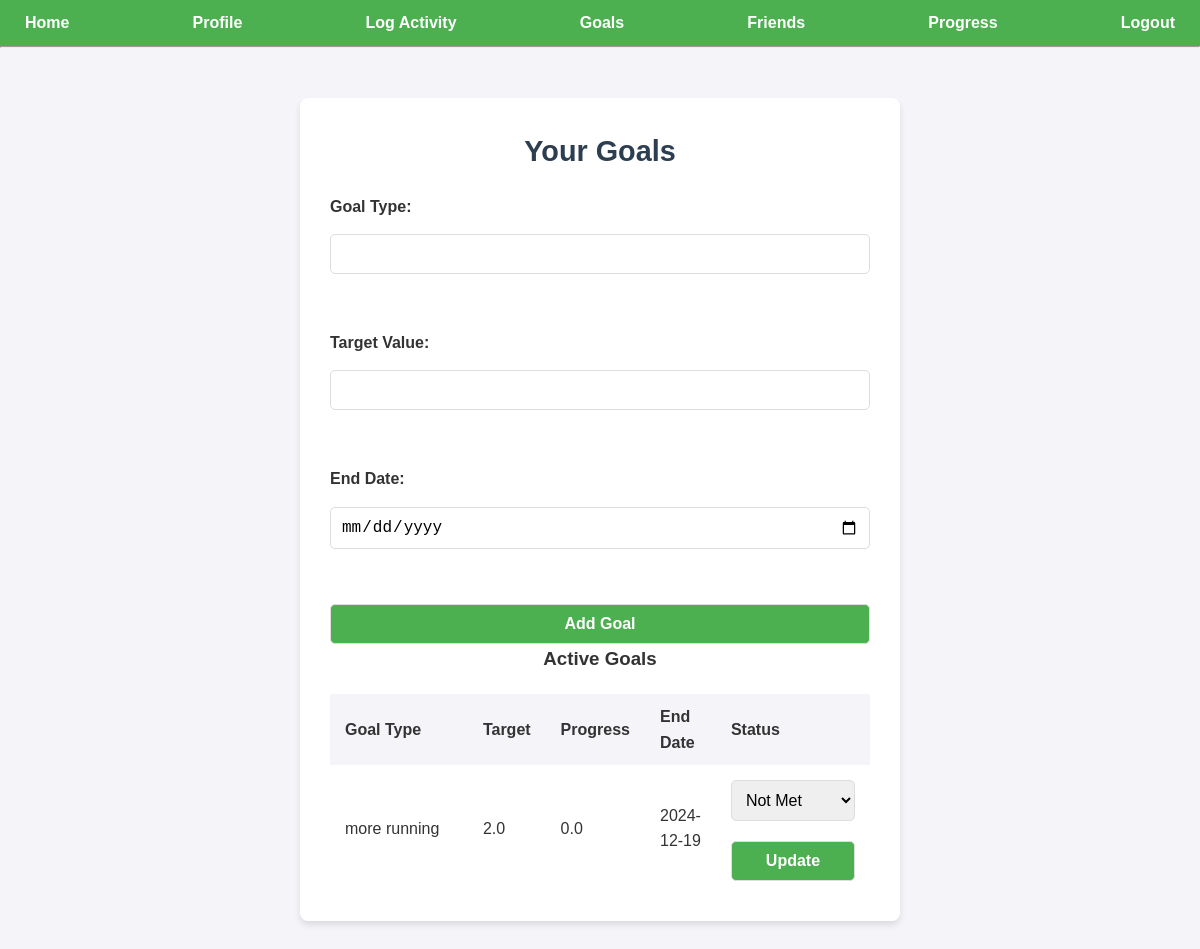
The page /goals (signed in) on the database its author committed.
### models.py (models this page shows)
class Goal(db.Model):
    __tablename__ = 'goals'
    id = db.Column(db.Integer, primary_key=True)
    user_id = db.Column(db.Integer, db.ForeignKey('users.id'), nullable=False)
    goal_type = db.Column(db.String(100), nullable=False)
    target_value = db.Column(db.Float, nullable=False)
    start_date = db.Column(db.DateTime, default=datetime.utcnow, nullable=False)
    end_date = db.Column(db.DateTime, nullable=False)
    progress = db.Column(db.Float, default=0.0, nullable=False)
    user = db.relationship('User', back_populates='fitness_goals')

### app.py (the view, shortened to what this page needs)
@app.route('/goals', methods=['GET', 'POST'])
def goals():
    if 'user_id' not in session:
        flash('Please log in to access your goals.')
        return redirect(url_for('login'))
    user = User.query.get(session['user_id'])
    active_goals = Goal.query.filter_by(user_id=user.id).filter(Goal.progress < Goal.target_value).all()
    return render_template('goals.html', user=user, goals=active_goals)

### app.py (called while the page is built)
@app.before_request
def create_tables_once():
    global first_request_done  # Declare the variable as global
    if not first_request_done:
        db.create_all()
        first_request_done = True

### templates/goals.html (shortened to what this page needs)
{% extends "base.html" %}
{% block content %}
<div class="container">
<h2>Your Goals</h2>
<form method="POST">
    <label for="goal_type">Goal Type:</label>
    <input type="text" name="goal_type" id="goal_type" required><br>
    <label for="target_value">Target Value:</label>
    <input type="number" name="target_value" id="target_value" required><br>
    <label for="end_date">End Date:</label>
    <input type="date" name="end_date" id="end_date" required><br>
    <button type="submit">Add Goal</button>
</form>
<h3>Active Goals</h3>
<table>
    <thead>
        <tr>
            <th>Goal Type</th>
            <th>Target</th>
            <th>Progress</th>
            <th>End Date</th>
            <th>Status</th>
        </tr>
    </thead>
    <tbody>
        {% for goal in goals %}
        <tr>
            <td>{{ goal.goal_type }}</td>
            <td>{{ goal.target_value }}</td>
            <td>{{ goal.progress }}</td>
            <td>{{ goal.end_date.strftime('%Y-%m-%d') }}</td>
            <td>
                <form method="POST" action="{{ url_for('update_goal', goal_id=goal.id) }}">
                    <select name="status">
                        <option value="not_met" {% if goal.progress < goal.target_value %}selected{% endif %}>Not Met</option>
                    </select>
                    <button type="submit">Update</button>
                </form>
            </td>
        </tr>
        {% endfor %}
    </tbody>
</table>
</div>
{% endblock %}

### static/style.css (style rules this page uses)
* { margin: 0; padding: 0; box-sizing: border-box; }
body { font-family: Arial, sans-serif; background-color: #f4f4f9; color: #333; line-height: 1.6; margin: 0; padding: 0; }
.container { max-width: 600px; margin: 50px auto; padding: 30px; background: white; border-radius: 8px; box-shadow: 0 4px 6px rgba(0, 0, 0, 0.1); display: flex; flex-direction: column; align-items: center; text-align: center; }
form { display: flex; flex-direction: column; width: 100%; gap: 15px; }
form label { font-weight: bold; align-self: flex-start; }
form input, form select, form button { padding: 10px; border: 1px solid #ddd; border-radius: 5px; font-size: 1rem; width: 100%; }
form button { background-color: #4CAF50; color: white; cursor: pointer; font-weight: bold; }
h1, h2 { font-size: 1.8rem; margin-bottom: 20px; color: #2c3e50; text-align: center; }
table { width: 100%; border-collapse: collapse; margin-top: 20px; }
th, td { text-align: left; padding: 10px 15px; }
th { background-color: #f4f4f9; font-weight: bold; }
td:first-child { width: 50%; }
td:last-child { width: 50%; }
select { padding: 5px; margin: 5px 0; border-radius: 5px; border: 1px solid #ddd; }

### rows shown on the page
Goal: goal_type "more running", target_value "2.0", progress "0.0", end_date "2024-12-19", status "Not Met"
